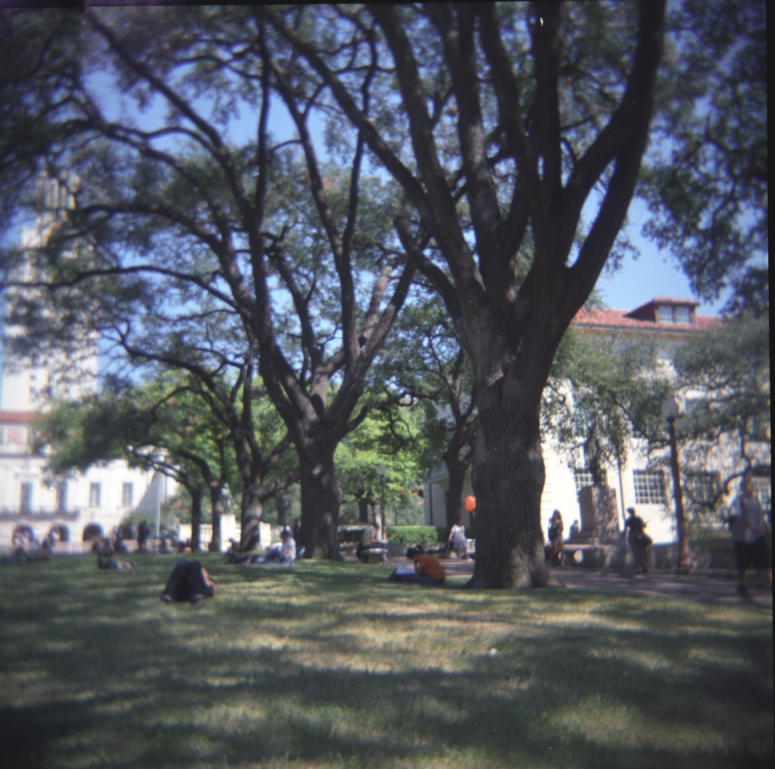
%> input picture Context-Sensitive Image Resizing/inputSeamCarvingMall.jpg, 775 x 769 px
$ octave --eval "result = energy_im(imread('inputSeamCarvingMall.jpg'));"   (GNU Octave 9; MATLAB toolbox functions it lacks are replaced by stand-ins)
%> lines starting %> are read from the running program, lines starting %| are printed output that depends on the picture
function energyImg = energy_im(im)
    img = rgb2gray(im);
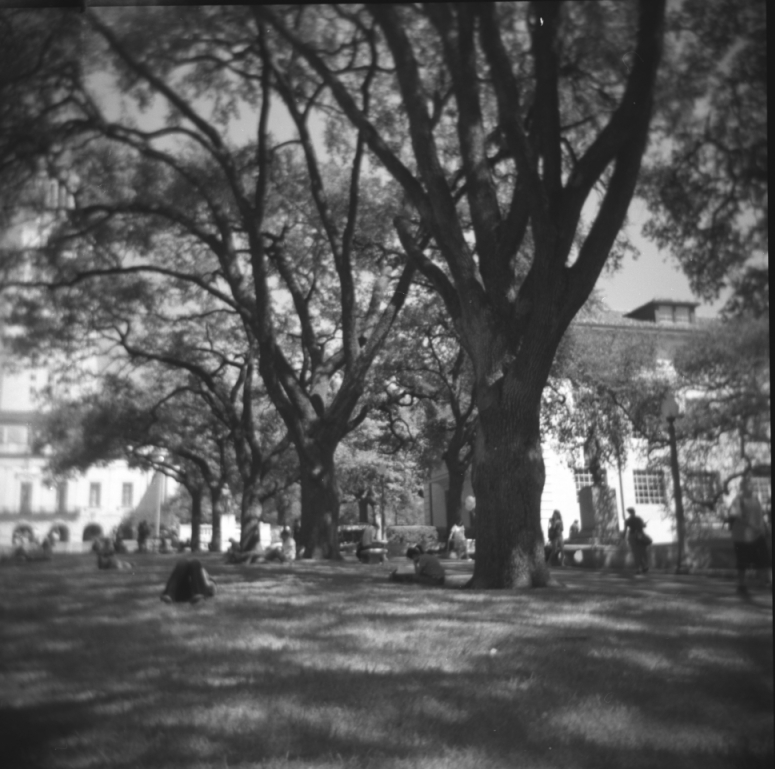
%> img: size 769x775 uint8; min 20, max 255, mean 88
    dxMask = [1 -1];
    dyMask = [1; -1];
    dxEnergyImg = imfilter(img, dxMask);
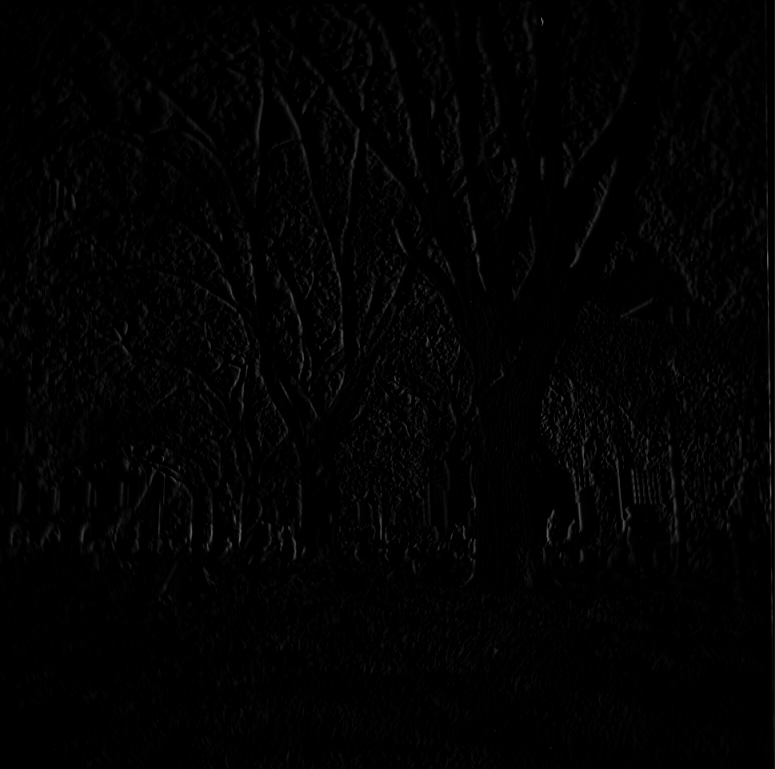
%> dxEnergyImg: size 769x775 uint8; min 0, max 112, mean 2.5
    dyEnergyImg = imfilter(img, dyMask);
    energyImg = dxEnergyImg + dyEnergyImg;
    energyImg = im2double(energyImg);
%> energyImg: size 769x775 double
end

$ run again, on Context-Sensitive Image Resizing/inputSeamCarvingPrague.jpg
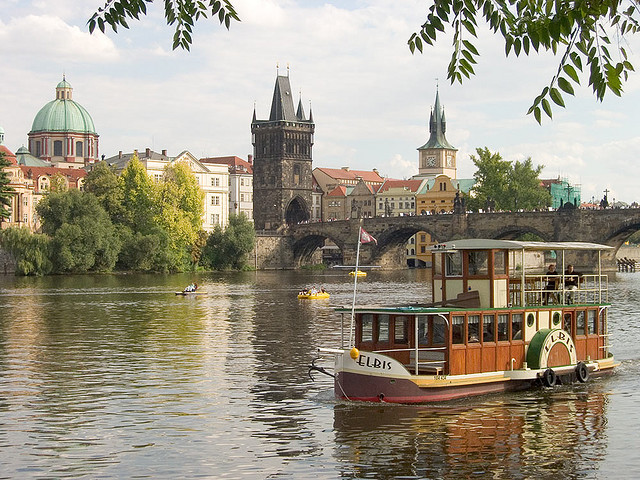
%> input picture Context-Sensitive Image Resizing/inputSeamCarvingPrague.jpg, 640 x 480 px
%> in energy_im, `img = rgb2gray(im);`:
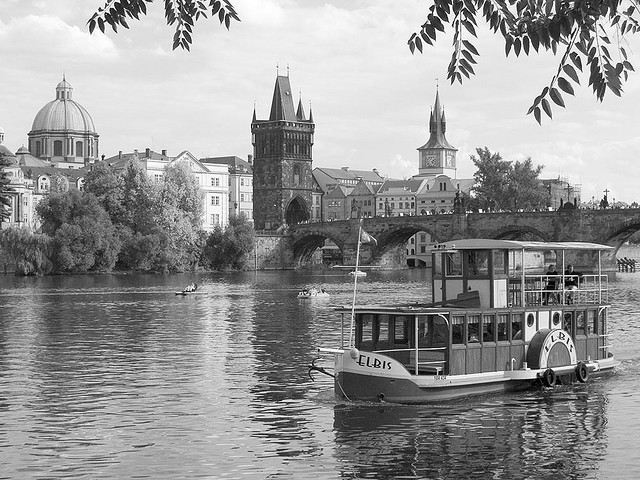
%> img: size 480x640 uint8; min 0, max 255, mean 149.8
%> in energy_im, `energyImg = dxEnergyImg + dyEnergyImg;`:
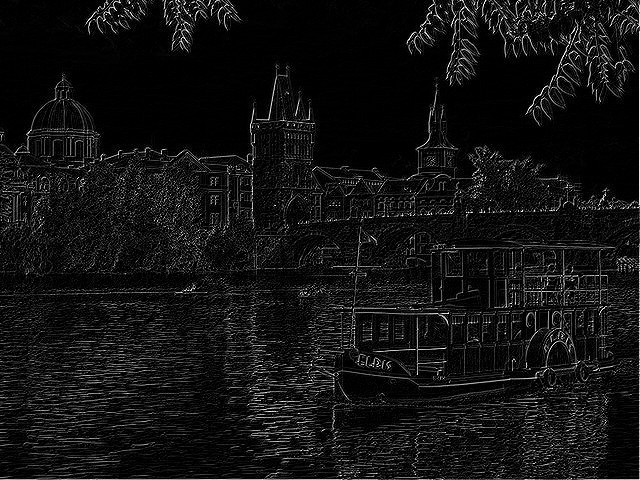
%> energyImg: size 480x640 uint8; min 0, max 255, mean 19.2
